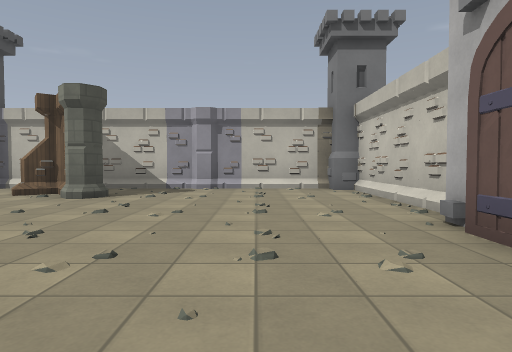
view 1 (above)

16 first-person views from a walk through a 3-D level made in the Godot game engine. The camera is 1.2 m above the floor, tilts 2° down and sees 75° across. The floor is counted in squares, 2 m on a side. Each view is taken from the middle of a square. On the plan, view 1 faces up. The plan holds only what a view shows up to about 10 squares ahead; the rest is blank. The place goes on beyond the plan. Surface patterns are stand-ins for the level's own textures.

view 2
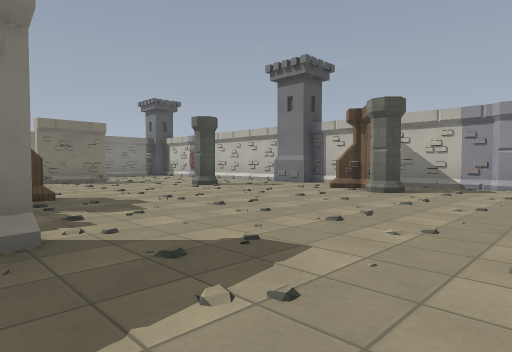

view 3
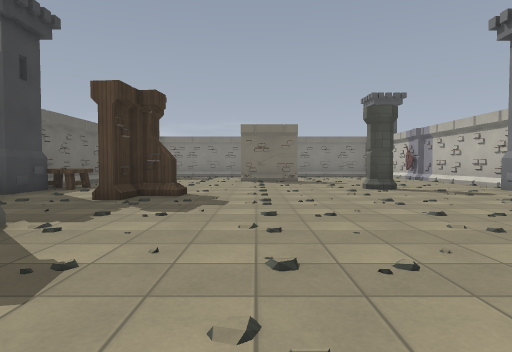

view 4
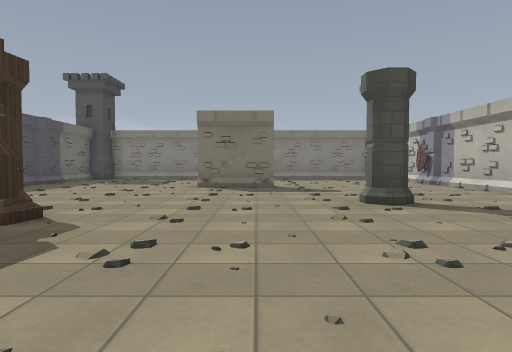

view 5
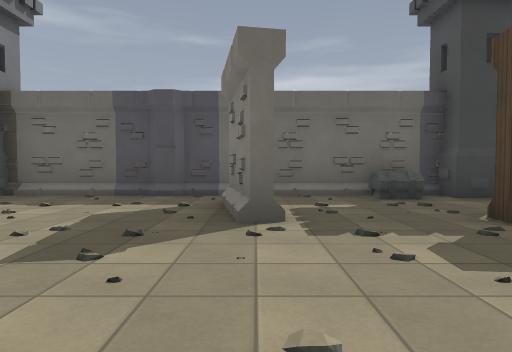

view 6
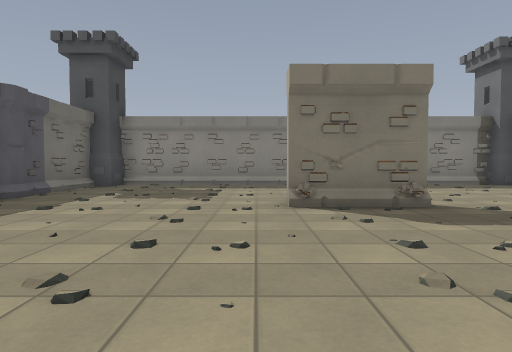

view 7
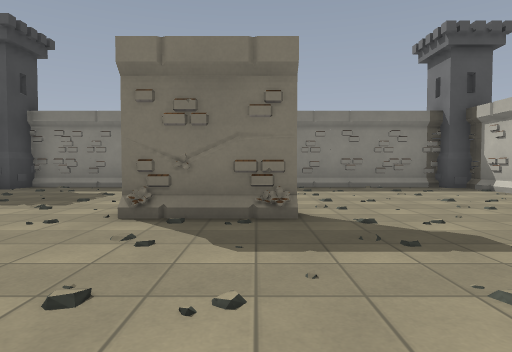

view 8
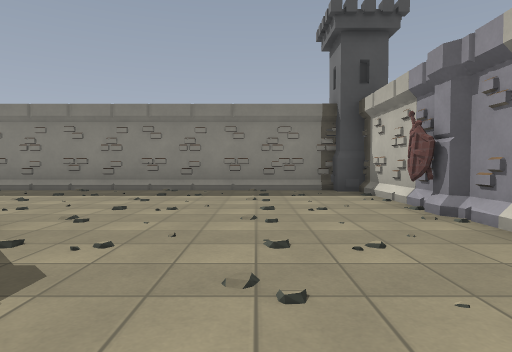

view 9
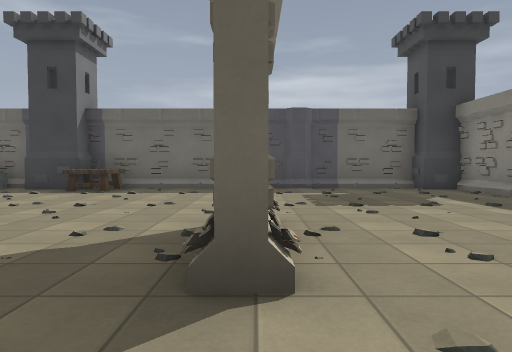

view 10
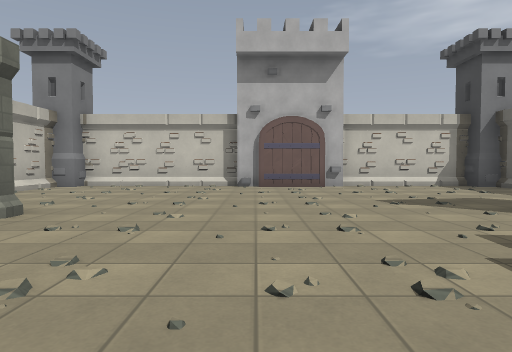

view 11
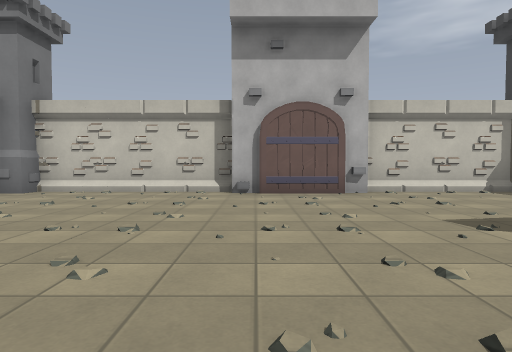

view 12
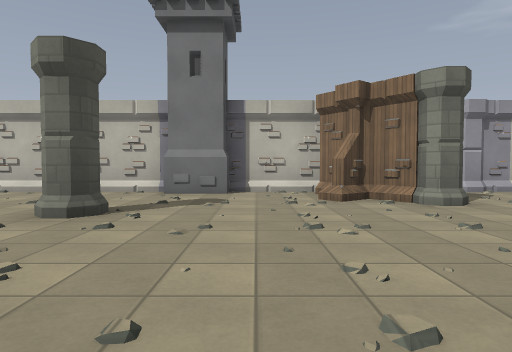

view 13
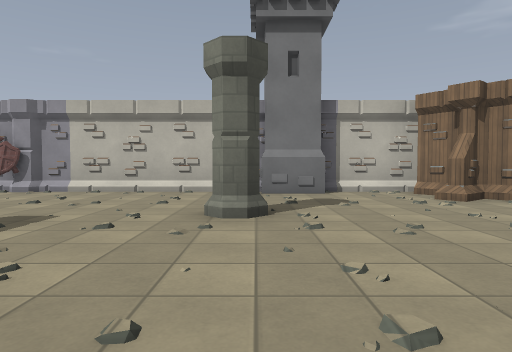

view 14
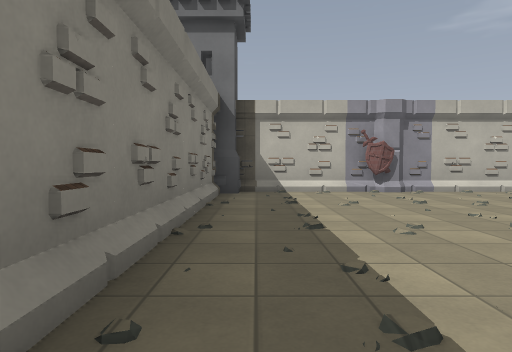

view 15
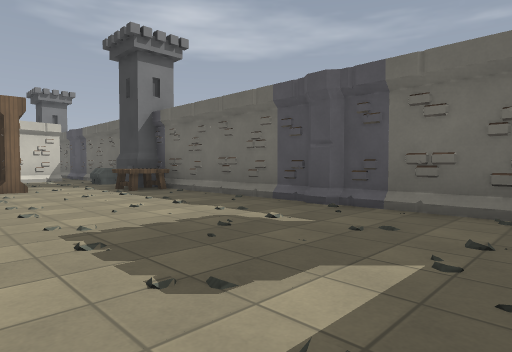

view 16
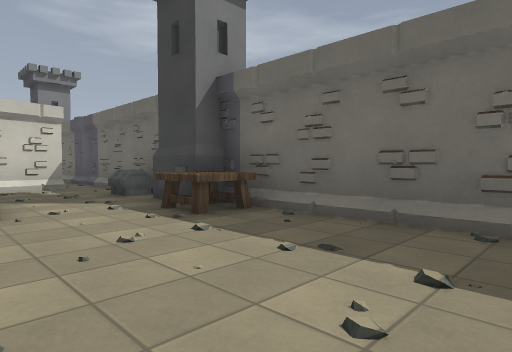

### Floor plan
Key: @ floor where view 1 was taken; # wall or solid block; . floor; T tower; P pillar; A table; O other object.
Columns run from 18 left of view 1 to 3 right of it. Each row starts with its distance up from view 1.
  9 TT##################T
  8 T#...O....#T.##.....T#
  7  #...........## .....#
  6  #.............P.....#
  5  #........P..........#
  4  #...................#
  3  #....#.............##
  2  #....#.............#
  1  #..................##
  0  #.........##.....@..#
 -1  #.............#.....#
 -2  #.............#.....#
 -3  ##.......A#.O......T#
 -4  T#########T##########

Where each view was taken, in squares from view 1:
view 1: 0 up, 0 right, facing up
view 2: 1 down, 0 right, facing up-left
view 3: 2 up, 0 right, facing left
view 4: 3 up, 3 left, facing left
view 5: 3 up, 3 left, facing down
view 6: 1 up, 7 left, facing left
view 7: 3 up, 8 left, facing left
view 8: 6 up, 9 left, facing left
view 9: 5 up, 12 left, facing down
view 10: 3 up, 7 left, facing right
view 11: 3 up, 5 left, facing right
view 12: 1 up, 6 left, facing up
view 13: 1 up, 8 left, facing up
view 14: 1 up, 16 left, facing up
view 15: 1 up, 16 left, facing down-right
view 16: 0 up, 12 left, facing down-right
